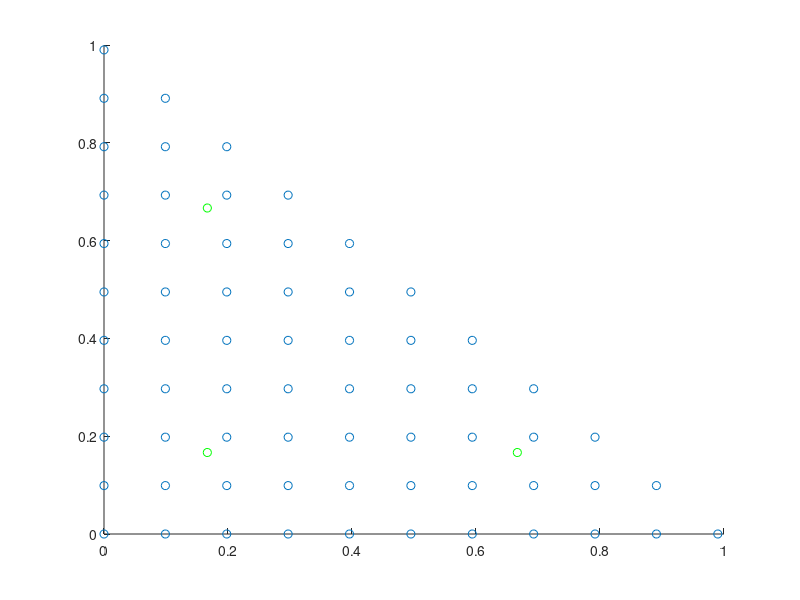
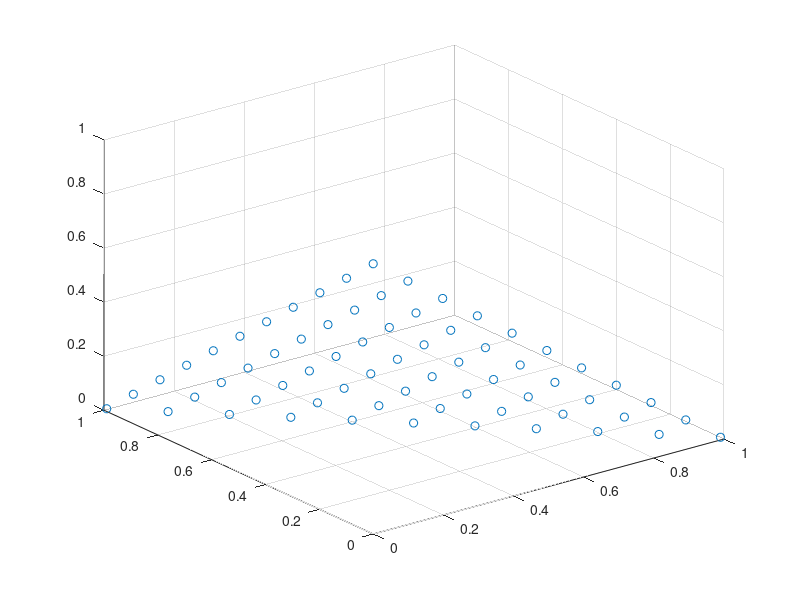

Write MATLAB code to recreate these figures, in order. (Note: this script raises an error after producing the figures.)
% see the transformation from ref to real for the basis elements
clear
%generate v,u cordinates
% 
res = 0.099;
point = [0,0];

q2u = [[6.666666666666667e-01, ...
        1.666666666666667e-01]; ...
       [1.666666666666667e-01, ...
        6.666666666666667e-01]; ...
       [1.666666666666667e-01, ...
        1.666666666666667e-01]]';
q2w = [1.666666666666667e-01; ...
       1.666666666666667e-01; ...
       1.666666666666667e-01]';
    
u = [];
v = [];
while point(1) < 1
    while point(2) < (1-point(1))
        u = [u, point(1)];
        v = [v, point(2)];
        point(2) = point(2) + res;
    end
    point(1) = point(1) + res;
    point(2) = 0;
end

% transforms from refrance space to physical space 
a = 10;
xyz = rand(2,3)*a;


figure(1), clf
scatter(u,v); hold on
scatter(q2u(1,:),q2u(2,:),'g')

figure(2), clf
phi1 = 1-u-v;
phi2 = u;
phi3 = v;

phi1In = 1-q2u(1,:)-q2u(2,:);
phi2In = q2u(1,:);
phi3In = q2u(2,:);

scatter3(u,v,phi1)
sgtitle("phi")

scale = 0.05;
figure(3), clf
gPhi1 = [-1*ones(length(u),1) , -1*ones(length(v),1)]';
gPhi2 = [1*ones(length(u),1) , 0*ones(length(v),1)]';
gPhi3 = [0*ones(length(u),1) , 1*ones(length(v),1)]';

gPhi1In = [-1*ones(length(q2u(1,:)),1) , -1*ones(length(q2u(2,:)),1)]';
gPhi2In = [ 1*ones(length(q2u(1,:)),1)  , 0*ones(length(q2u(2,:)),1)]';
gPhi3In = [ 0*ones(length(q2u(1,:)),1)  , 1*ones(length(q2u(2,:)),1)]';

subplot(3,1,1)
quiver(u,v, gPhi1(1,:)*scale , gPhi1(2,:)*scale , 'Autoscale', 'off' ); hold on
quiver(q2u(1,:),q2u(2,:),gPhi1In(1,:)*scale,gPhi1In(2,:)*scale, 'Autoscale', 'off' ,'color','g')
subplot(3,1,2)
quiver(u,v,gPhi2(1,:)*scale,gPhi2(2,:)*scale, 'Autoscale', 'off' ), hold on
quiver(q2u(1,:),q2u(2,:),gPhi2In(1,:)*scale,gPhi2In(2,:)*scale, 'Autoscale', 'off' ,'color','g')
subplot(3,1,3)
quiver(u,v,gPhi3(1,:)*scale,gPhi3(2,:)*scale, 'Autoscale', 'off' ), hold on
quiver(q2u(1,:),q2u(2,:),gPhi3In(1,:)*scale,gPhi3In(2,:)*scale, 'Autoscale', 'off' ,'color','g')

%%%% make trasnformation of rerfrance triangle to physical %%%%
q2x = zeros(2,length(q2w)); % allocate memorry
% 3 edge points i.e triangle
q2x = q2x + xyz(:,1)*phi1In;
q2x = q2x + xyz(:,2)*phi2In;
q2x = q2x + xyz(:,3)*phi3In;

% Jacobian
% jac = zeros(3);
% 
% jac = jac ...
%     + [xyz(1,1)*gPhi1In(1,:)', 0; ...
%        xyz(2,1)*gPhi1In', 0; ...
%        xyz(3,1)*gPhi1In', 0]';
% 
% jac = jac ...
%     + [xyz(1,2)*gPhi2In', 0; ...
%        xyz(2,2)*gPhi2In', 0; ...
%        xyz(3,2)*gPhi2In', 0]';
% 
% jac = jac ...
%     + [xyz(1,3)*gPhi3In', 0; ...
%        xyz(2,3)*gPhi3In', 0; ...
%        xyz(3,3)*gPhi3In', 0]';
% 
% jac(3,3) = 1;




sgtitle("gradiat of phi")

%N
figure(4), clf
N1 = phi1.*gPhi2-phi2.*gPhi1;
N2 = phi2.*gPhi3-phi3.*gPhi2;
N3 = phi3.*gPhi1-phi1.*gPhi3;

N1In = phi1In.*gPhi2In-phi2In.*gPhi1In;
N2In = phi2In.*gPhi3In-phi3In.*gPhi2In;
N3In = phi3In.*gPhi1In-phi1In.*gPhi3In;



subplot(3,1,1)
quiver(u,v,N1(1,:)*scale,N1(2,:)*scale,'Autoscale', 'off'), hold on
quiver(q2u(1,:),q2u(2,:),N1In(1,:)*scale,N1In(2,:)*scale,'Autoscale', 'off')
subplot(3,1,2)
quiver(u,v,N2(1,:)*scale,N2(2,:)*scale,'Autoscale', 'off'), hold on
quiver(q2u(1,:),q2u(2,:),N2In(1,:)*scale,N2In(2,:)*scale,'Autoscale', 'off')
subplot(3,1,3)
quiver(u,v,N3(1,:)*scale,N3(2,:)*scale,'Autoscale', 'off'), hold on
quiver(q2u(1,:),q2u(2,:),N3In(1,:)*scale,N3In(2,:)*scale,'Autoscale', 'off')


sgtitle("N functions")

%n x N (S)
figure(5), clf
S1 = [-(phi1.*gPhi2(2,:)-phi2.*gPhi1(2,:)); (phi1.*gPhi2(1,:)-phi2.*gPhi1(1,:))] ;
S2 = [-(phi2.*gPhi3(2,:)-phi3.*gPhi2(2,:)); (phi2.*gPhi3(1,:)-phi3.*gPhi2(1,:))] ; 
S3 = [-(phi3.*gPhi1(2,:)-phi1.*gPhi3(2,:)); (phi3.*gPhi1(1,:)-phi1.*gPhi3(1,:))] ;
col = [0.75,0.75,0.75];
subplot(3,1,1)
quiver(u,v,N1(1,:),N1(2,:),'color',col), hold on
quiver(u,v,S1(1,:),S1(2,:))
subplot(3,1,2)
quiver(u,v,N2(1,:),N2(2,:),'color',col), hold on
quiver(u,v,S2(1,:),S2(2,:))
subplot(3,1,3)
quiver(u,v,N3(1,:),N3(2,:),'color',col), hold on
quiver(u,v,S3(1,:),S3(2,:))


sgtitle("S functions")
% usnn{1} = [-up{2}*ug{1}(1)+up{1}*ug{2}(1); -up{2}*ug{1}(2)+up{1}*ug{2}(2); 0,0,0];
% usnn{2} = [-up{2}*ug{3}(1)+up{2}*ug{3}(1); -up{2}*ug{3}(2)+up{2}*ug{3}(2); 0,0,0];
% usnn{3} = [-up{3}*ug{1}(1)+up{1}*ug{3}(1); -up{3}*ug{1}(2)+up{1}*ug{3}(2); 0,0,0];
%(n x S)
figure(6), clf
nS1 = [-phi1.*gPhi2(1,:)+phi2.*gPhi1(1,:); -phi1.*gPhi2(2,:)+phi2.*gPhi1(2,:)] ;
nS2 = [-phi2.*gPhi3(1,:)+phi3.*gPhi2(1,:); -phi2.*gPhi3(2,:)+phi3.*gPhi2(2,:)] ; %fix in code
nS3 = [-phi3.*gPhi1(1,:)+phi1.*gPhi3(1,:); -phi3.*gPhi1(2,:)+phi1.*gPhi3(2,:)] ;
subplot(3,1,1)
quiver(u,v,S1(1,:),S1(2,:),'color',col), hold on
quiver(u,v,nS1(1,:),nS1(2,:))
subplot(3,1,2)
quiver(u,v,S2(1,:),S2(2,:),'color',col), hold on
quiver(u,v,nS2(1,:),nS2(2,:))
subplot(3,1,3)
quiver(u,v,S3(1,:),S3(2,:),'color',col), hold on
quiver(u,v,nS3(1,:),nS3(2,:))

sgtitle("n x S functions")

%%
figure(7), clf, hold on
a = 10;
ranTri = rand(2,3)*a;
subplot(1,1,1)
plot([0,0,a,a,0],[0,a,a,0,0])
plot([ranTri(1,:),ranTri(1,1)],[ranTri(2,:),ranTri(2,1)])

scale = 0.4;
res = 0.5;
x = 0:res:a;
y = 0:res:a;
[x,y] = meshgrid(x,y);
q = zeros(size(y));
w = sin((pi*x)./a);
quiver(x,y,q*scale,w*scale,'Autoscale', 'off')

%q2u = [0,0;1,0;0,1]';

q2uTx = ranTri(1,1)+(ranTri(1,2)-ranTri(1,1))*q2u(2,:)+(ranTri(1,3)-ranTri(1,1))*q2u(1,:);
q2uTy = ranTri(2,1)+(ranTri(2,2)-ranTri(2,1))*q2u(2,:)+(ranTri(2,3)-ranTri(2,1))*q2u(1,:);
scatter(q2uTx,q2uTy,'x');

qIn = zeros(size(q2uTx));
%wIn = [1,1,1];
wIn = sin(pi*q2uTx/a);

quiver(q2uTx,q2uTy,qIn*scale,wIn*scale,'g','Autoscale', 'off')

xlim([-1,11])
ylim([-1,11])


% ipTmp = sum([qIn; wIn; qIn]);
% ipTmp * q2w' * det_jac;
%  
ug{1} = [-1 -1]';
ug{2} = [+1 0]';
ug{3} = [0 +1]';

xyz = [ranTri;0,0,0];
%Jacobian
jac = zeros(3);
for iIdx = 1:3
    jac = jac ...
        + [xyz(1,iIdx)*ug{iIdx}', 0; ...
           xyz(2,iIdx)*ug{iIdx}', 0; ...
           xyz(3,iIdx)*ug{iIdx}', 0]';
end
jac(3,3) = 1;
%hige res points in triangle

jacU = zeros(3);
jacU = [xyz(1,3)-xyz(1,1), xyz(1,2)-xyz(1,1); ...
        xyz(2,3)-xyz(2,1), xyz(2,2)-xyz(2,1)];

q2w = [1.666666666666667e-01; ...
       1.666666666666667e-01; ...
       1.666666666666667e-01]';
   
   
%Tx = ranTri(1,1)+(ranTri(1,2)-ranTri(1,1))*u+(ranTri(1,3)-ranTri(1,1))*v;
%Ty = ranTri(2,1)+(ranTri(2,2)-ranTri(2,1))*u+(ranTri(2,3)-ranTri(2,1))*v;

%scatter(Tx,Ty,'x')

Area = 1/2*abs(xyz(1,1)*(xyz(2,2)-xyz(2,3))+ xyz(1,2)*(xyz(2,3)-xyz(2,1)) + xyz(1,3)*(xyz(2,1)-xyz(2,2)));
Area_estimate = [1,1,1]*q2w'*det(jac);
fprintf("Area: %f\n",Area);
fprintf("Det_jac: %f\n",det(jac))
fprintf("Det_jac*0.5: %f\n",det(jac)*0.5)
fprintf("estimat: %f\n",Area_estimate);
fprintf("Area/estimat: %f\n",Area/Area_estimate);
fprintf("estimat/Area: %f\n",Area_estimate/Area);

% 
% num_of_points = 100;
% Area_pr_point = Area/100;
% 
% sum(points*Area_pr_point)
